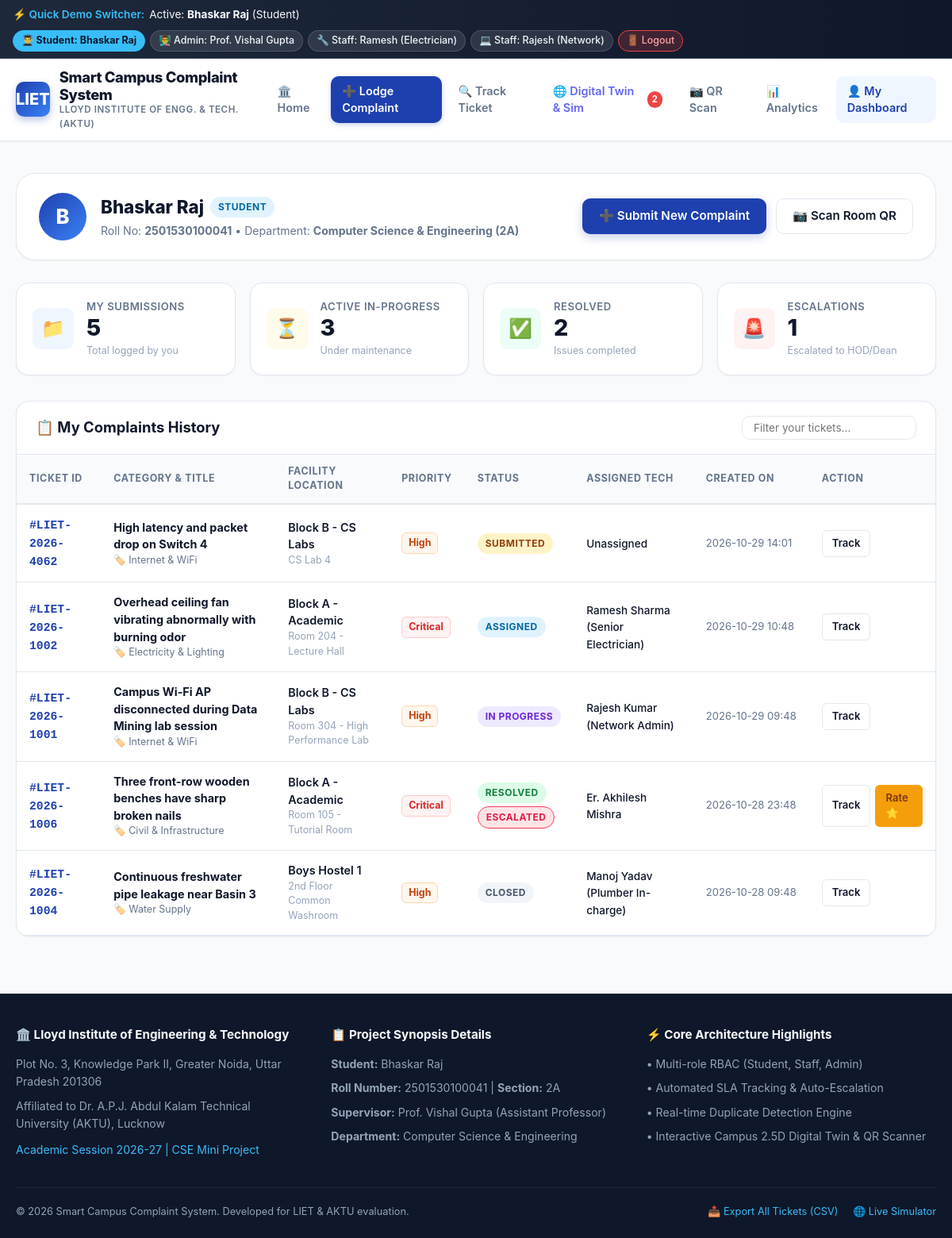
Before: /dashboard (signed in) with the older database file.
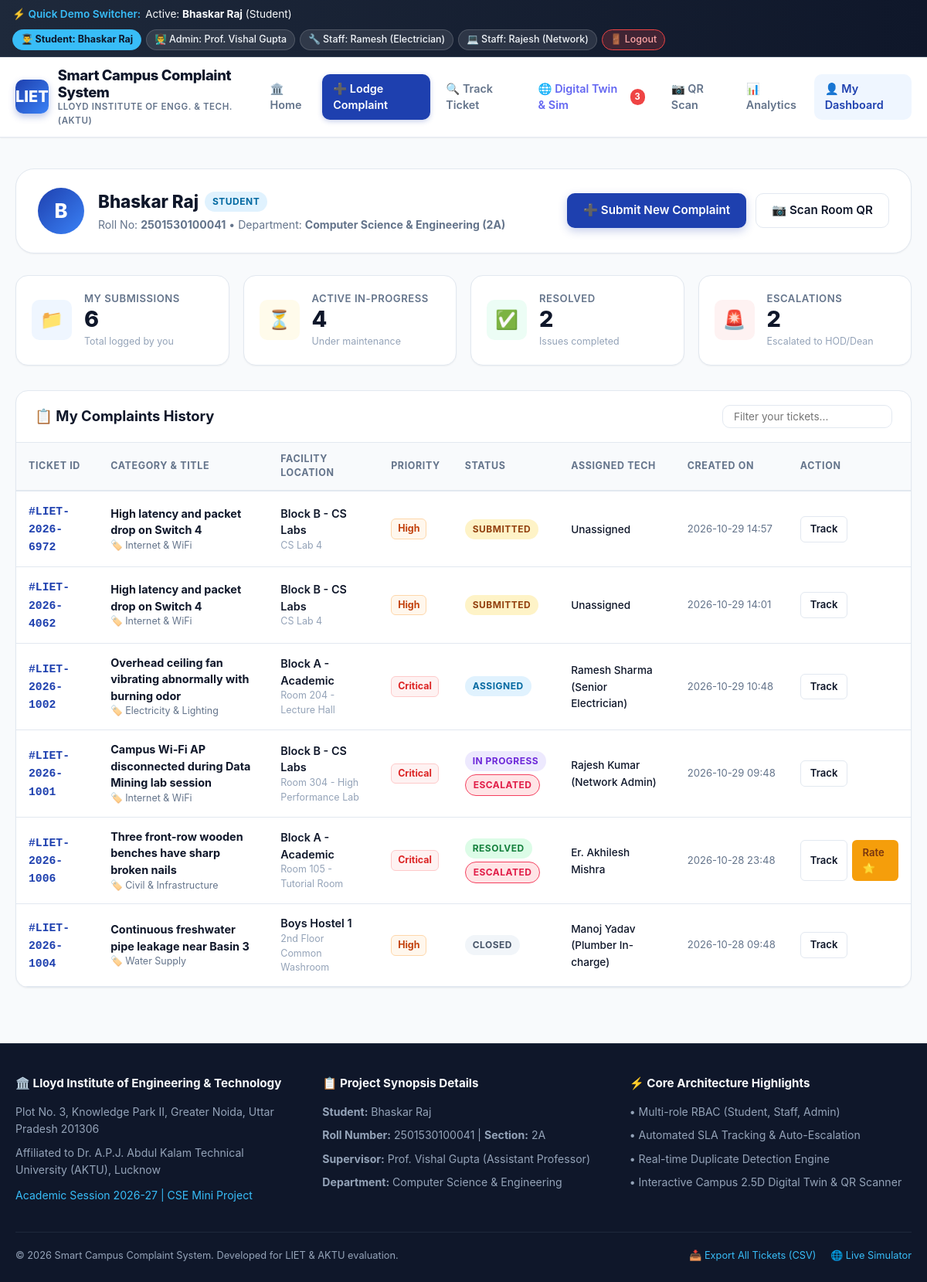
After: the same page with the newer database file.
### tables this page shows
CREATE TABLE complaints (
        ticket_id TEXT PRIMARY KEY,
        user_id INTEGER,
        user_name TEXT,
        user_email TEXT,
        user_roll TEXT,
        category TEXT NOT NULL,
        subcategory TEXT,
        building_block TEXT NOT NULL,
        room_location TEXT NOT NULL,
        title TEXT NOT NULL,
        description TEXT NOT NULL,
        priority TEXT NOT NULL DEFAULT 'Medium',
        status TEXT NOT NULL DEFAULT 'Submitted',
        assigned_dept_id INTEGER,
        assigned_staff_name TEXT,
        image_path TEXT,
        resolution_remarks TEXT,
        resolution_image TEXT,
        sla_deadline TEXT,
        is_escalated INTEGER DEFAULT 0,
        escalated_to TEXT,
        escalated_at TEXT,
        upvotes INTEGER DEFAULT 0,
        created_at TEXT,
        updated_at TEXT,
        FOREIGN KEY (user_id) REFERENCES users (id),
        FOREIGN KEY (assigned_dept_id) REFERENCES departments (id)
    );

CREATE TABLE feedback (
        id INTEGER PRIMARY KEY AUTOINCREMENT,
        ticket_id TEXT UNIQUE NOT NULL,
        user_id INTEGER NOT NULL,
        rating INTEGER NOT NULL,
        comment TEXT,
        created_at TEXT DEFAULT CURRENT_TIMESTAMP,
        FOREIGN KEY (ticket_id) REFERENCES complaints (ticket_id),
        FOREIGN KEY (user_id) REFERENCES users (id)
    );

### app.py (the view)
@app.route('/dashboard')
def user_dashboard():
    if not g.user:
        flash("Please log in to view your dashboard.", "info")
        return redirect(url_for('login', next=request.path))
    db = get_db()
    cursor = db.cursor()
    cursor.execute("""
    SELECT c.*, d.name as dept_name, f.rating as feedback_rating
    FROM complaints c
    LEFT JOIN departments d ON c.assigned_dept_id = d.id
    LEFT JOIN feedback f ON c.ticket_id = f.ticket_id
    WHERE c.user_id = ? OR c.user_email = ?
    ORDER BY c.created_at DESC
    """, (g.user['id'], g.user['email']))
    user_complaints = cursor.fetchall()
    cursor.execute("""
    SELECT
        COUNT(*) as total,
        SUM(CASE WHEN status IN ('Submitted', 'Assigned', 'In Progress') THEN 1 ELSE 0 END) as active,
        SUM(CASE WHEN status IN ('Resolved', 'Closed') THEN 1 ELSE 0 END) as resolved,
        SUM(CASE WHEN is_escalated = 1 THEN 1 ELSE 0 END) as escalated
    FROM complaints
    WHERE user_id = ? OR user_email = ?
    """, (g.user['id'], g.user['email']))
    stats = cursor.fetchone()
    db.close()
    return render_template('user_dashboard.html', complaints=user_complaints, stats=stats)

### app.py (called while the page is built)
@app.before_request
def load_logged_in_user():
    user_id = session.get('user_id')
    if user_id is None:
        g.user = None
    else:
        db = get_db()
        cursor = db.cursor()
        cursor.execute("SELECT * FROM users WHERE id = ?", (user_id,))
        g.user = cursor.fetchone()
        db.close()

### database.py (called while the page is built)
def get_db():
    conn = sqlite3.connect(DB_PATH)
    conn.row_factory = sqlite3.Row
    conn.execute("PRAGMA foreign_keys = ON")
    return conn

### templates/user_dashboard.html (shortened to what the changed rows need)
{% extends "base.html" %}
{% block content %}
<div>
  <div style="background: white; border: 1px solid var(--border); border-radius: var(--radius-xl); padding: 24px 28px; margin-bottom: 28px; display: flex; flex-wrap: wrap; justify-content: space-between; align-items: center; gap: 20px; box-shadow: var(--shadow-sm);">
    <div style="display: flex; align-items: center; gap: 18px;">
      <div>
        <div style="display: flex; align-items: center; gap: 8px;">
          <h2 style="font-size: 1.4rem; font-weight: 800; color: var(--secondary);">{{ g.user.name if g.user else 'Bhaskar Raj' }}</h2>
        </div>
      </div>
    </div>
  </div>
  <div class="kpi-grid">
    <div class="kpi-card">
      <div class="kpi-info">
        <h4>My Submissions</h4>
        <div class="kpi-value">{{ stats.total or 0 }}</div>
        <p>Total logged by you</p>
      </div>
    </div>
    <div class="kpi-card">
      <div class="kpi-info">
        <h4>Active In-Progress</h4>
        <div class="kpi-value">{{ stats.active or 0 }}</div>
        <p>Under maintenance</p>
      </div>
    </div>
    <div class="kpi-card">
      <div class="kpi-info">
        <h4>Escalations</h4>
        <div class="kpi-value">{{ stats.escalated or 0 }}</div>
        <p>Escalated to HOD/Dean</p>
      </div>
    </div>
  </div>
  <div class="card">
    <div class="card-body" style="padding: 0;">
      <div class="table-responsive">
        <table class="data-table">
          <thead>
            <tr>
              <th>Ticket ID</th>
              <th>Category & Title</th>
              <th>Facility Location</th>
              <th>Priority</th>
              <th>Status</th>
              <th>Assigned Tech</th>
              <th>Created On</th>
              <th>Action</th>
            </tr>
          </thead>
          <tbody>
            {% for c in complaints %}
              <tr>
                <td>
                  <a href="{{ url_for('track_complaint', ticket_id=c.ticket_id) }}" class="ticket-code">
                    #{{ c.ticket_id }}
                  </a>
                </td>
                <td>
                  <div style="font-weight: 700; color: var(--secondary);">{{ c.title }}</div>
                  <div style="font-size: 0.78rem; color: var(--text-muted);">🏷️ {{ c.category }}</div>
                </td>
                <td>
                  <div style="font-weight: 600;">{{ c.building_block }}</div>
                  <div style="font-size: 0.78rem; color: var(--text-subtle);">{{ c.room_location }}</div>
                </td>
                <td>
                  {% if c.priority == 'Critical' %}
                    <span class="prio-pill prio-critical">Critical</span>
                  {% elif c.priority == 'High' %}
                    <span class="prio-pill prio-high">High</span>
                  {% elif c.priority == 'Medium' %}
                    <span class="prio-pill prio-medium">Medium</span>
                  {% else %}
                    <span class="prio-pill prio-low">Low</span>
                  {% endif %}
                </td>
                <td>
                  {% if c.status == 'Submitted' %}
                    <span class="badge badge-submitted">Submitted</span>
                  {% elif c.status == 'Assigned' %}
                    <span class="badge badge-assigned">Assigned</span>
                  {% elif c.status == 'In Progress' %}
                    <span class="badge badge-in-progress">In Progress</span>
                  {% elif c.status == 'Resolved' %}
                    <span class="badge badge-resolved">Resolved</span>
                  {% elif c.status == 'Closed' %}
                    <span class="badge badge-closed">Closed</span>
                  {% endif %}
                  {% if c.is_escalated %}
                    <div style="margin-top: 4px;"><span class="badge badge-escalated">Escalated</span></div>
                  {% endif %}
                </td>
                <td>
                  <span style="font-size: 0.85rem; font-weight: 500;">
                    {{ c.assigned_staff_name or 'Unassigned' }}
                  </span>
                </td>
                <td style="font-size: 0.82rem; color: var(--text-muted); white-space: nowrap;">
                  {{ c.created_at[:16] }}
                </td>
                <td>
                  <div style="display: flex; gap: 6px;">
                    <a href="{{ url_for('track_complaint', ticket_id=c.ticket_id) }}" class="btn btn-sm btn-outline">
                      Track
                    </a>
                    {% if c.status in ('Resolved', 'Closed') and not c.feedback_rating %}
                      <a href="{{ url_for('track_complaint', ticket_id=c.ticket_id) }}" class="btn btn-sm btn-warning">
                        Rate ⭐
                      </a>
                    {% endif %}
                  </div>
                </td>
              </tr>
            {% endfor %}
          </tbody>
        </table>
      </div>
    </div>
  </div>
</div>
{% endblock %}

### templates/base.html (shortened to what the changed rows need)
<!DOCTYPE html>
<html lang="en">
<head>
  <link rel="stylesheet" href="{{ url_for('static', filename='css/style.css') }}">
  <link rel="stylesheet" href="{{ url_for('static', filename='css/simulation.css') }}">
</head>
<body>
  <nav class="navbar">
    <div class="nav-container">
      <a href="{{ url_for('index') }}" class="brand">
        <div class="brand-text">
          <h1>Smart Campus Complaint System</h1>
        </div>
      </a>
      <ul class="nav-links">
        <li><a href="{{ url_for('simulation_view') }}" class="nav-link {% if request.endpoint == 'simulation_view' %}active{% endif %}" style="color: #6366f1;">
          🌐 Digital Twin & Sim
          {% if global_escalated_count > 0 %}
            <span class="badge-counter">{{ global_escalated_count }}</span>
          {% endif %}
        </a></li>
      </ul>
    </div>
  </nav>
  <main class="main-content">
    {% block content %}{% endblock %}
  </main>
</body>
</html>

Changed rows visible on the page:
added complaints: ticket_id "LIET-2026-6972", title "High latency and packet drop on Switch 4", category "Internet & WiFi", building_block "Block B - CS Labs", room_location "CS Lab 4", priority "High", status "SUBMITTED", assigned_staff_name "Unassigned", created_at "2026-10-29 14:57"
changed complaints "LIET-2026-1001": priority "High" → "Critical"; now shows "ESCALATED"
Other visible differences:
{{ global_escalated_count }}: "2" → "3"
{{ stats.total or 0 }}: "5" → "6"
{{ stats.active or 0 }}: "3" → "4"
{{ stats.escalated or 0 }}: "1" → "2"
